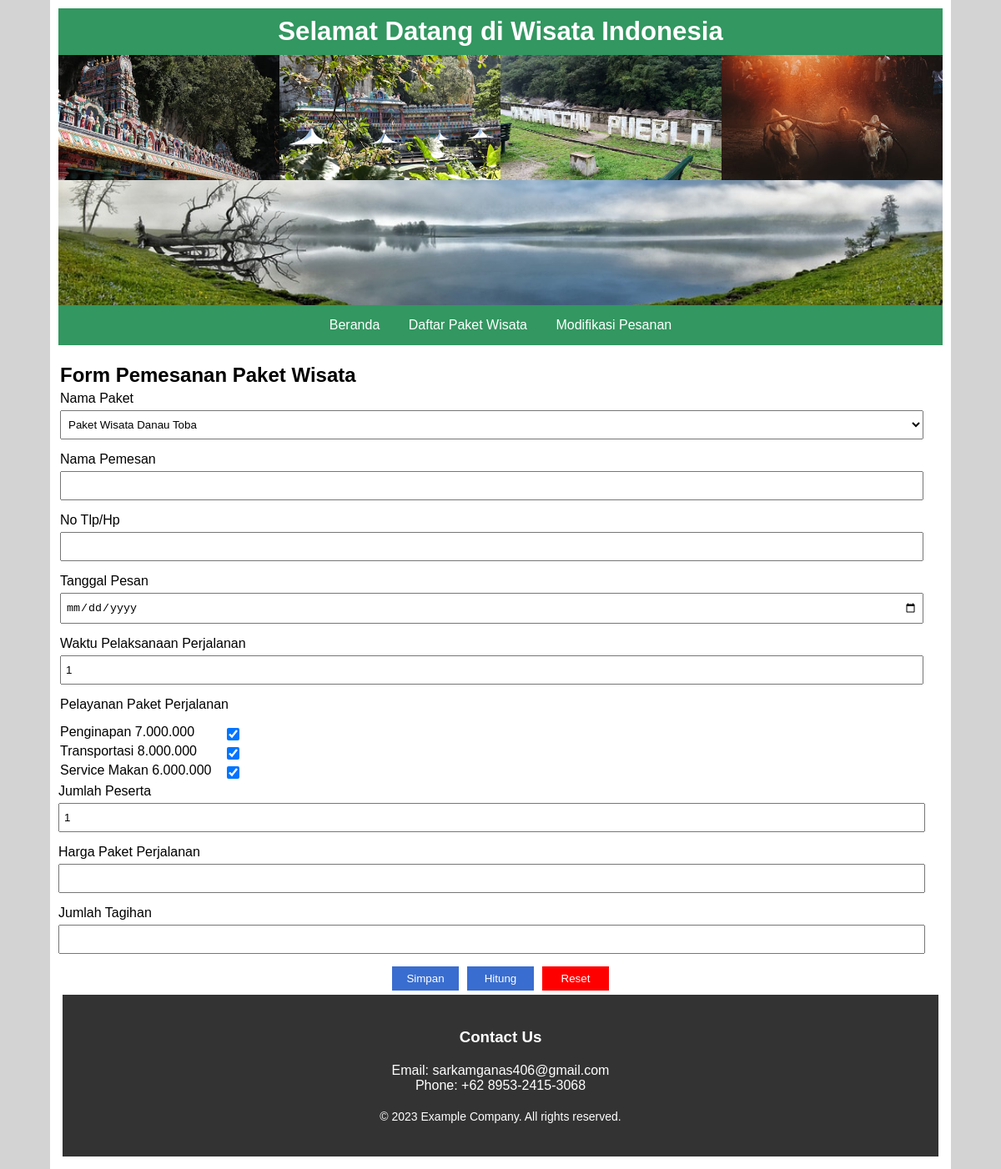
Screenshot of /form_pendaftaran.php?id_paket_wisata=2 with the database file from the repository.
### tables this page shows
CREATE TABLE `paket_wisata` (
  `id_paket_wisata` int NOT NULL,
  `nama_paket` varchar(200) NOT NULL,
  `deskripsi_paket` text NOT NULL,
  `img_paket` varchar(150) NOT NULL,
  `link_video` text NOT NULL,
  `harga_penginapan` int NOT NULL,
  `harga_transportasi` int NOT NULL,
  `harga_servis_makan` int NOT NULL
);

### form_pendaftaran.php (the view, shortened to what this page needs)
<?php
include_once("connection.php");
include_once("header.php");
function selectedPaketWisata($val1, $val2)
{
    return $val1 == $val2 ? "selected" : "";
}
$id_paket_wisata = isset($_GET['id_paket_wisata']) ? $_GET['id_paket_wisata'] : 1;
$sql_selected_paket = "SELECT * FROM paket_wisata WHERE id_paket_wisata = $id_paket_wisata";
$selected_paket = mysqli_query($conn, $sql_selected_paket);
$kode_paket_wisata = $nama_paket = $harga_penginapan = $harga_transportasi = $harga_makan = "";
while ($row = mysqli_fetch_array($selected_paket)) {
    $nama_paket = $row['nama_paket'];
    $harga_penginapan = $row['harga_penginapan'];
    $harga_transportasi = $row['harga_transportasi'];
    $harga_makan = $row['harga_servis_makan'];
}
?>
<div class="main-container">
    <div class="form-container">
        <h2>Form Pemesanan Paket Wisata</h2>
        <form action="proses_tambah.php" method="post">
            <label for="nama_paket">Nama Paket</label>
            <select name="nama_paket" id="nama_paket">
                <?php
                $sql = "SELECT * FROM  paket_wisata";
                $results = mysqli_query($conn, $sql);
                while ($data_paket = mysqli_fetch_array($results)) {
                ?>
                    <option
                        value="<?php echo $data_paket['id_paket_wisata'] ?>"
                        <?php
                        echo selectedPaketWisata($data_paket['nama_paket'], $nama_paket);
                        ?>>
                        <?php echo $data_paket['nama_paket'] ?>
                    </option>
                <?php
                }
                ?>
            </select>
            <label for="nama_pemesan">Nama Pemesan</label>
            <input type="text" name="nama_pemesan" id="nama_pemesan" required>
            <label for="no_tlp">No Tlp/Hp</label>
            <input type="text" name="no_tlp" id="no_tlp" required>
            <label for="tgl_pesan">Tanggal Pesan</label>
            <input type="date" name="tgl_pesan" id="tgl_pesan" required>
            <label for="jumlah_hari">Waktu Pelaksanaan Perjalanan</label>
            <input type="number" name="jumlah_hari" id="jumlah_hari" value="1">
            <label for="jumlah_hari">Pelayanan Paket Perjalanan</label>
            <div class="item-layanan">
                <label
                    for="layanan_penginapan">Penginapan
                    <?php
                    echo "" . number_format($harga_penginapan, 0, ',', '.');
                    ?>
                </label>
                <input type="checkbox" name="layanan_penginapan" id="layanan_penginapan" value="<?php echo $harga_penginapan; ?>" checked>
            </div>
            <div class="item-layanan">
                <label
                    for="layanan_transportasi">Transportasi
                    <?php
                    echo "" . number_format($harga_transportasi, 0, ',', '.');
                    ?>
                </label>
                <input type="checkbox" name="layanan_transportasi" id="layanan_transportasi" value="<?php echo $harga_transportasi; ?>" checked>
            </div>
            <div class="item-layanan">
                <label
                    for="layanan_makan">Service Makan
                    <?php
                    echo "" . number_format($harga_makan, 0, ',', '.');
                    ?>
                </label>
                <input type="checkbox" name="layanan_makan" id="layanan_makan" value="<?php echo $harga_makan; ?>" checked>
            </div>
    </div>
    <label for="jumlah_peserta">Jumlah Peserta</label>
    <input type="number" name="jumlah_peserta" id="jumlah_peserta" value="1">
    <label for="harga_paket">Harga Paket Perjalanan</label>
    <input type="text" name="harga_paket" id="harga_paket" required>
    <label for="jumlah_tagihan">Jumlah Tagihan</label>
    <input type="text" name="jumlah_tagihan" id="jumlah_tagihan" required>
    <div class="btn-container">
        <input type="submit" value="Simpan">
        <button id="btn-hitung">Hitung</button>
        <button id="btn-reset">Reset</button>
    </div>
    <?php
    include_once("footer.php");
    ?>
</div>

### css/style.css (style rules this page uses)
* { margin: 0; padding: 0; box-sizing: border-box; }
body { background-color: lightgray; font-family: sans-serif; }
.main-container { background-color: white; width: 90%; margin: auto; padding: 10px; }
.form-container, .list-container { width: 100%; padding: 2px; }
.form-container h2, .list-container h2 { margin-bottom: 5px; }
label { display: block; margin-bottom: 5px; }
.item-layanan { display: flex; flex-direction: row; }
.item-layanan label { width: 200px; }
input[type="text"], input[type="date"], input[type="number"], select { width: 98%; padding: 8px 5px; margin-bottom: 15px; }
input[type="checkbox"] { width: 15px; }
.btn-container { display: flex; justify-content: center; gap: 10px; }
input[type="submit"], button { width: 80px; padding: 7px; border: none; cursor: pointer; }
input[type="submit"], #btn-hitung { background-color: rgb(57, 109, 207); }
#btn-reset { background-color: red; }
input[type="submit"], #btn-hitung, #btn-reset { color: white; }

### rows the page displays
paket_wisata: harga_penginapan "7.000.000", harga_transportasi "8.000.000", harga_servis_makan "6.000.000"

### other values shown
form field nama_paket "Paket Wisata Danau Toba"
